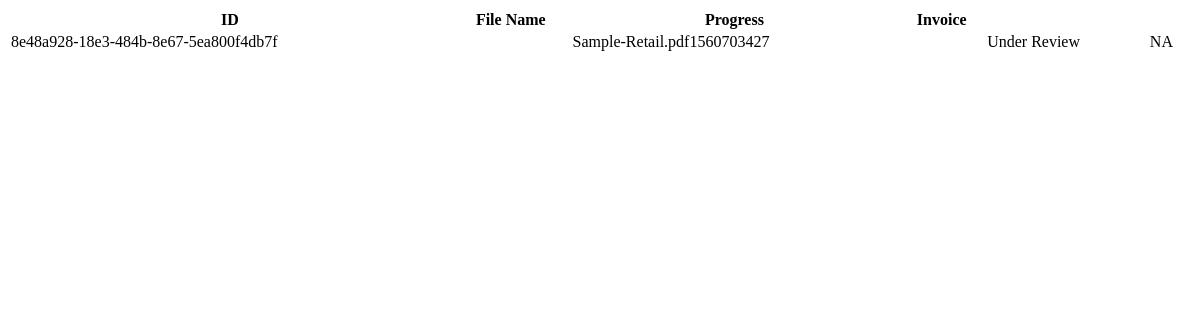
The page /invoice/progress/ on the database as committed earlier.
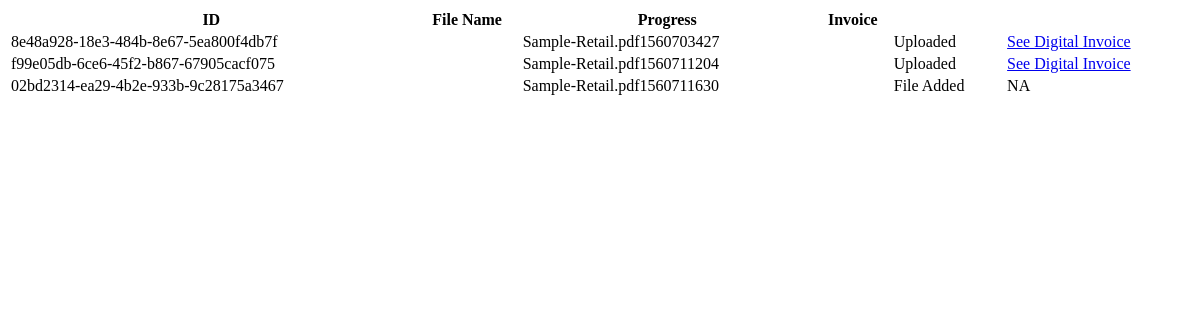
The same page on the database as committed later.
### invoice/models/file.py (models this page shows, shortened)
class File(models.Model):
    class Meta:
        app_label = 'invoice'
    id = models.UUIDField(primary_key=True, default=uuid.uuid4, editable=False)
    buyer = models.ForeignKey("Buyer", on_delete = models.PROTECT)
    name = models.CharField(max_length=100)
    size_in_bytes = models.FloatField()
    created_date = models.DateTimeField(auto_now_add = True)
    state = models.CharField(
              max_length=20,
              choices=[(state.name, state.value) for state in FileState]  # Choices is a list of Tuple
            )
    objects = FileManager()

### invoice/views/digitization_progress_view.py (the view)
# urls.py: url(r'progress/', list_view, name="list"),
def list_view(request):
    buyer_id = mock_buyer_id
    files = File.objects.filter(buyer_id=buyer_id)
    result = []
    for file in files:
        file_dict = dict(name=file.name, id=str(file.id), state=file.get_state_display)
        print(file.state)
        if file.state=="DIGITIZED":
            file_dict["invoice_id"] = str(file.invoice_set.get().id)
        result.append(file_dict)
    return render(request, 'progress.html', {
            'buyer_id': buyer_id, 'buyer_name': files[0].buyer.name, 'files': result
        })

### invoice/templates/progress.html
<html>
<body>
    {% block content %}
    <div>
        <table style="width:100%">
            <tr>
                <th>ID</th>
                <th>File Name</th>
                <th>Progress</th>
                <th>Invoice</th>
            </tr>
            {% for file in files %}
              <tr>
                  <td>{{ file.id }}<td>
                  <td>{{ file.name }}<td>
                  <td>{{ file.state }}<td>
                    {% ifequal file.state 'Uploaded' %}
                        <td><a href="{% url 'show' file.invoice_id %}">See Digital Invoice</td>
                    {% else %}
                        <td>NA</td>
                    {% endifequal %}
              </tr>
            {% endfor %}
        </table>
    </div>
    {% endblock %}
</body>
</html>

Rows that differ between the two databases and show on the page:
added File: name "Sample-Retail.pdf1560711204", state "Uploaded"
added File: name "Sample-Retail.pdf1560711630", state "File Added"
Other text that changed with them:
new list line: "8e48a928-18e3-484b-8e67-5ea800f4db7f See Digital Invoice"
new list line: "Sample-Retail.pdf1560703427 Uploaded"
new list line: "f99e05db-6ce6-45f2-b867-67905cacf075 See Digital Invoice"
new list line: "02bd2314-ea29-4b2e-933b-9c28175a3467 NA"
list line gone: "8e48a928-18e3-484b-8e67-5ea800f4db7f NA"
list line gone: "Sample-Retail.pdf1560703427 Under Review"
